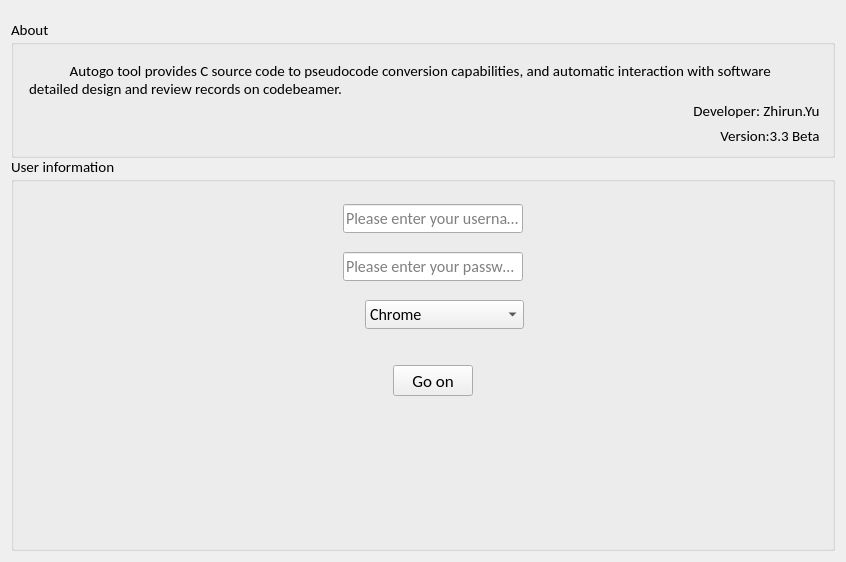
      <widget class="QWidget" name="register_page">
       <layout class="QVBoxLayout" name="verticalLayout_3">
        <item>
         <widget class="QGroupBox" name="groupBox">
          <property name="sizePolicy">
           <sizepolicy hsizetype="Preferred" vsizetype="Fixed">
            <horstretch>0</horstretch>
            <verstretch>0</verstretch>
           </sizepolicy>
          </property>
          <property name="minimumSize">
           <size>
            <width>0</width>
            <height>139</height>
           </size>
          </property>
          <property name="maximumSize">
           <size>
            <width>16777215</width>
            <height>122</height>
           </size>
          </property>
          <property name="font">
           <font>
            <family>Calibri</family>
            <pointsize>11</pointsize>
            <weight>50</weight>
            <italic>false</italic>
            <bold>false</bold>
           </font>
          </property>
          <property name="styleSheet">
           <string notr="true"/>
          </property>
          <property name="title">
           <string>About</string>
          </property>
          <property name="flat">
           <bool>false</bool>
          </property>
          <layout class="QHBoxLayout" name="horizontalLayout_9">
           <item>
            <layout class="QVBoxLayout" name="verticalLayout_2">
             <property name="leftMargin">
              <number>6</number>
             </property>
             <property name="topMargin">
              <number>7</number>
             </property>
             <item>
              <widget class="QLabel" name="label_8">
               <property name="minimumSize">
                <size>
                 <width>0</width>
                 <height>52</height>
                </size>
               </property>
               <property name="font">
                <font>
                 <family>Calibri</family>
                 <pointsize>11</pointsize>
                 <weight>50</weight>
                 <italic>false</italic>
                 <bold>false</bold>
                </font>
               </property>
               <property name="text">
                <string>            Autogo tool provides C source code to pseudocode conversion capabilities, and automatic interaction with software detailed design and review records on codebeamer.</string>
               </property>
               <property name="alignment">
                <set>Qt::AlignLeading|Qt::AlignLeft|Qt::AlignTop</set>
               </property>
               <property name="wordWrap">
                <bool>true</bool>
               </property>
              </widget>
             </item>
             <item>
              <widget class="QLabel" name="label_9">
               <property name="minimumSize">
                <size>
                 <width>0</width>
                 <height>18</height>
                </size>
               </property>
               <property name="font">
                <font>
                 <family>Calibri</family>
                 <pointsize>11</pointsize>
                 <weight>50</weight>
                 <italic>false</italic>
                 <bold>false</bold>
                 <kerning>true</kerning>
                </font>
               </property>
               <property name="text">
                <string>Developer: Zhirun.Yu </string>
               </property>
               <property name="alignment">
                <set>Qt::AlignRight|Qt::AlignTrailing|Qt::AlignVCenter</set>
               </property>
              </widget>
             </item>
             <item>
              <widget class="QLabel" name="label">
               <property name="font">
                <font>
                 <family>Calibri</family>
                 <pointsize>11</pointsize>
                </font>
               </property>
               <property name="text">
                <string>Version:3.3 Beta </string>
               </property>
               <property name="alignment">
                <set>Qt::AlignRight|Qt::AlignTrailing|Qt::AlignVCenter</set>
               </property>
              </widget>
             </item>
            </layout>
           </item>
          </layout>
         </widget>
        </item>
        <item>
         <widget class="QGroupBox" name="groupBox_2">
          <property name="font">
           <font>
            <family>Calibri</family>
            <pointsize>11</pointsize>
           </font>
          </property>
          <property name="styleSheet">
           <string notr="true"/>
          </property>
          <property name="title">
           <string>User information</string>
          </property>
          <layout class="QVBoxLayout" name="verticalLayout">
           <item>
            <spacer name="verticalSpacer_3">
             <property name="orientation">
              <enum>Qt::Vertical</enum>
             </property>
             <property name="sizeType">
              <enum>QSizePolicy::Fixed</enum>
             </property>
             <property name="sizeHint" stdset="0">
              <size>
               <width>20</width>
               <height>13</height>
              </size>
             </property>
            </spacer>
           </item>
           <item>
            <layout class="QHBoxLayout" name="horizontalLayout">
             <property name="spacing">
              <number>12</number>
             </property>
             <property name="leftMargin">
              <number>300</number>
             </property>
             <property name="rightMargin">
              <number>300</number>
             </property>
             <item>
              <widget class="QLabel" name="label_2">
               <property name="sizePolicy">
                <sizepolicy hsizetype="Preferred" vsizetype="Preferred">
                 <horstretch>0</horstretch>
                 <verstretch>0</verstretch>
                </sizepolicy>
               </property>
               <property name="maximumSize">
                <size>
                 <width>30</width>
                 <height>30</height>
                </size>
               </property>
               <property name="text">
                <string/>
               </property>
               <property name="textFormat">
                <enum>Qt::PlainText</enum>
               </property>
               <property name="pixmap">
                <pixmap resource="icon.qrc">:/ico/.imgs/登录.png</pixmap>
               </property>
               <property name="scaledContents">
                <bool>true</bool>
               </property>
              </widget>
             </item>
             <item>
              <widget class="QLineEdit" name="user_id">
               <property name="font">
                <font>
                 <family>Calibri</family>
                 <pointsize>12</pointsize>
                 <kerning>true</kerning>
                </font>
               </property>
               <property name="styleSheet">
                <string notr="true"/>
               </property>
               <property name="text">
                <string/>
               </property>
               <property name="placeholderText">
                <string>Please enter your username.</string>
               </property>
              </widget>
             </item>
            </layout>
           </item>
           <item>
            <spacer name="verticalSpacer_2">
             <property name="orientation">
              <enum>Qt::Vertical</enum>
             </property>
             <property name="sizeType">
              <enum>QSizePolicy::Fixed</enum>
             </property>
             <property name="sizeHint" stdset="0">
              <size>
               <width>20</width>
               <height>13</height>
              </size>
             </property>
            </spacer>
           </item>
           <item>
            <layout class="QHBoxLayout" name="horizontalLayout_2">
             <property name="spacing">
              <number>12</number>
             </property>
             <property name="leftMargin">
              <number>300</number>
             </property>
             <property name="topMargin">
              <number>0</number>
             </property>
             <property name="rightMargin">
              <number>300</number>
             </property>
             <item>
              <widget class="QLabel" name="label_3">
               <property name="maximumSize">
                <size>
                 <width>30</width>
                 <height>30</height>
                </size>
               </property>
               <property name="text">
                <string/>
               </property>
               <property name="textFormat">
                <enum>Qt::PlainText</enum>
               </property>
               <property name="pixmap">
                <pixmap resource="icon.qrc">:/ico/.imgs/密码.png</pixmap>
               </property>
               <property name="scaledContents">
                <bool>true</bool>
               </property>
              </widget>
             </item>
             <item>
              <widget class="QLineEdit" name="user_key">
               <property name="font">
                <font>
                 <family>Calibri</family>
                 <pointsize>12</pointsize>
                </font>
               </property>
               <property name="styleSheet">
                <string notr="true"/>
               </property>
               <property name="echoMode">
                <enum>QLineEdit::Password</enum>
               </property>
               <property name="placeholderText">
                <string>Please enter your password.</string>
               </property>
              </widget>
             </item>
            </layout>
           </item>
           <item>
            <spacer name="verticalSpacer">
             <property name="orientation">
              <enum>Qt::Vertical</enum>
             </property>
             <property name="sizeType">
              <enum>QSizePolicy::Fixed</enum>
             </property>
             <property name="sizeHint" stdset="0">
              <size>
               <width>20</width>
               <height>13</height>
              </size>
             </property>
            </spacer>
           </item>
           <item>
            <layout class="QHBoxLayout" name="horizontalLayout_3">
             <property name="spacing">
              <number>12</number>
             </property>
             <property name="leftMargin">
              <number>305</number>
             </property>
             <property name="topMargin">
              <number>0</number>
             </property>
             <property name="rightMargin">
              <number>299</number>
             </property>
             <item>
              <widget class="QLabel" name="label_4">
               <property name="maximumSize">
                <size>
                 <width>25</width>
                 <height>25</height>
                </size>
               </property>
               <property name="text">
                <string/>
               </property>
               <property name="textFormat">
                <enum>Qt::PlainText</enum>
               </property>
               <property name="pixmap">
                <pixmap resource="icon.qrc">:/ico/.imgs/browser-o.png</pixmap>
               </property>
               <property name="scaledContents">
                <bool>true</bool>
               </property>
              </widget>
             </item>
             <item>
              <widget class="QComboBox" name="browser">
               <property name="font">
                <font>
                 <family>Calibri</family>
                 <pointsize>12</pointsize>
                </font>
               </property>
               <property name="styleSheet">
                <string notr="true"/>
               </property>
               <property name="iconSize">
                <size>
                 <width>0</width>
                 <height>0</height>
                </size>
               </property>
               <property name="duplicatesEnabled">
                <bool>false</bool>
               </property>
               <item>
                <property name="text">
                 <string>Chrome</string>
                </property>
               </item>
               <item>
                <property name="text">
                 <string>Edge</string>
                </property>
               </item>
              </widget>
             </item>
            </layout>
           </item>
           <item>
            <spacer name="verticalSpacer_4">
             <property name="orientation">
              <enum>Qt::Vertical</enum>
             </property>
             <property name="sizeType">
              <enum>QSizePolicy::Fixed</enum>
             </property>
             <property name="sizeHint" stdset="0">
              <size>
               <width>20</width>
               <height>30</height>
              </size>
             </property>
            </spacer>
           </item>
           <item>
            <layout class="QHBoxLayout" name="horizontalLayout_4">
             <property name="leftMargin">
              <number>370</number>
             </property>
             <property name="rightMargin">
              <number>350</number>
             </property>
             <item>
              <widget class="QPushButton" name="log_in_bt">
               <property name="minimumSize">
                <size>
                 <width>0</width>
                 <height>31</height>
                </size>
               </property>
               <property name="font">
                <font>
                 <family>Calibri</family>
                 <pointsize>13</pointsize>
                </font>
               </property>
               <property name="styleSheet">
                <string notr="true"/>
               </property>
               <property name="text">
                <string>Go on</string>
               </property>
               <property name="icon">
                <iconset>
                 <normaloff>:/ico/.imgs/register.png</normaloff>:/ico/.imgs/register.png</iconset>
               </property>
               <property name="iconSize">
                <size>
                 <width>16</width>
                 <height>16</height>
                </size>
               </property>
               <property name="shortcut">
                <string>Return</string>
               </property>
               <property name="autoDefault">
                <bool>false</bool>
               </property>
               <property name="default">
                <bool>false</bool>
               </property>
               <property name="flat">
                <bool>false</bool>
               </property>
              </widget>
             </item>
            </layout>
           </item>
           <item>
            <spacer name="verticalSpacer_5">
             <property name="orientation">
              <enum>Qt::Vertical</enum>
             </property>
             <property name="sizeType">
              <enum>QSizePolicy::Fixed</enum>
             </property>
             <property name="sizeHint" stdset="0">
              <size>
               <width>20</width>
               <height>143</height>
              </size>
             </property>
            </spacer>
           </item>
          </layout>
         </widget>
        </item>
       </layout>
      </widget>
